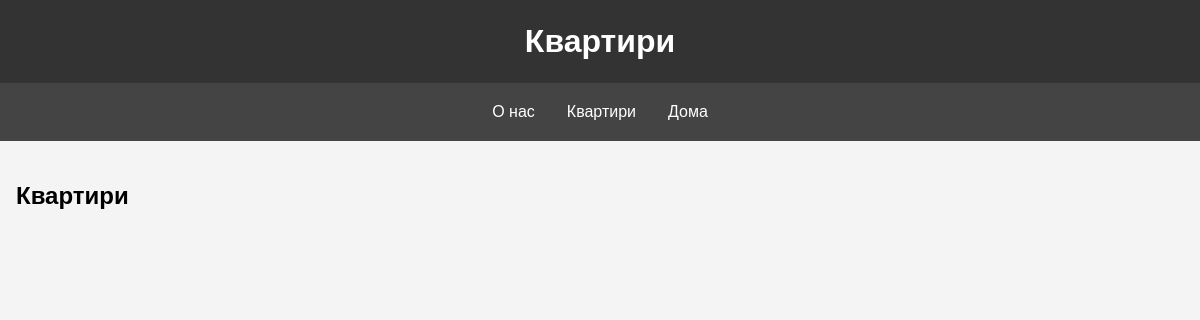
/apartments, run on an earlier commit of the app's database.
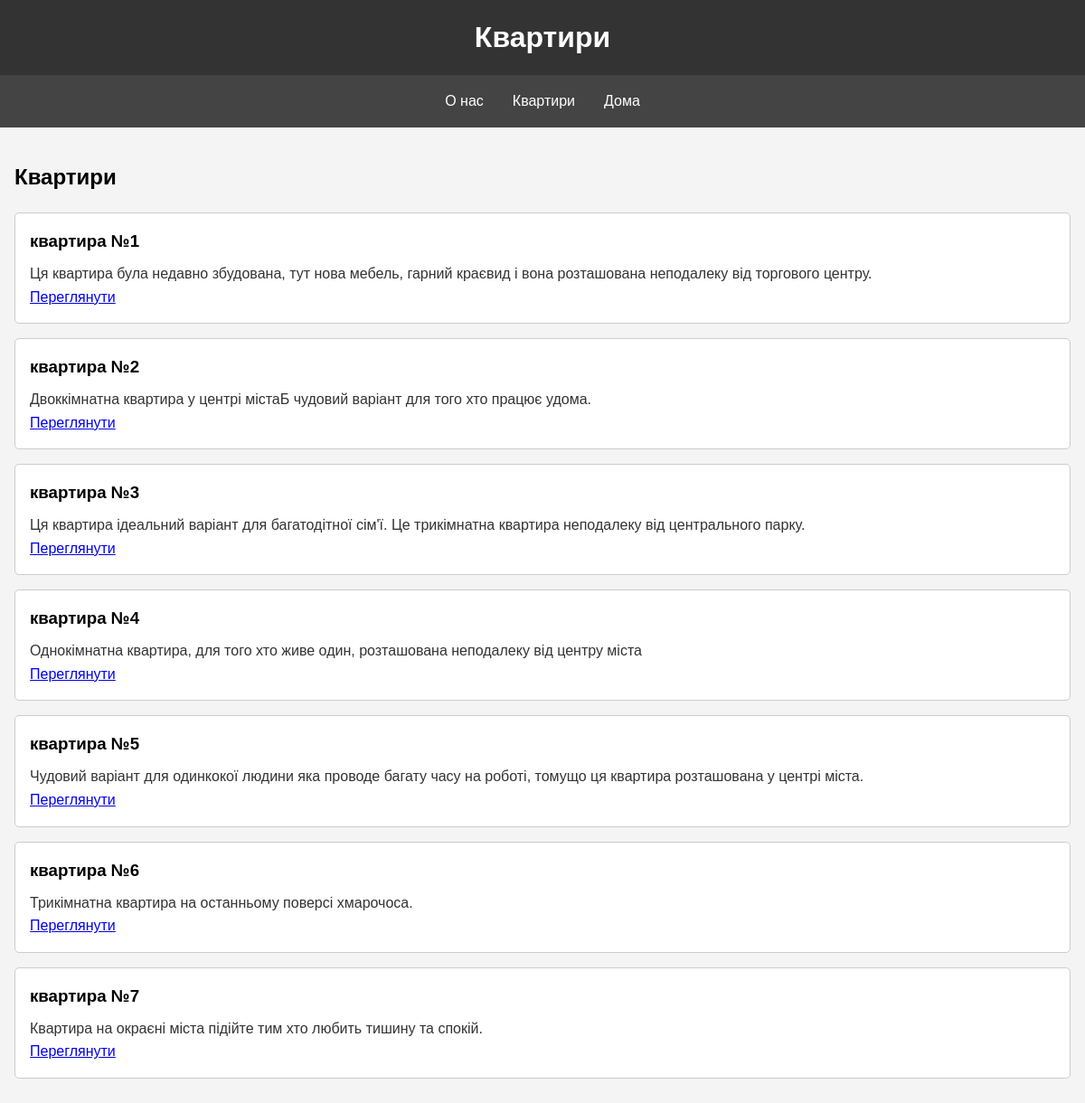
And on a later commit of the database.
### tables this page shows
CREATE TABLE flat(id INTEGER PRIMARY KEY AUTOINCREMENT,name VARCHAR(255),description VARCHAR(255),price INTEGER,rooms INTEGER,square INTEGERimage_name VARCHAR(255));

### main.py (the view)
@app.route("/apartments")
def apartments():
    conn = sqlite3.connect("database.sqlite")
    cursor = conn.cursor()
    cards = cursor.execute("SELECT * FROM flat").fetchall()
    return render_template("apartments.html", cards=cards)

### templates/apartments.html (shortened to what this page needs)
<!DOCTYPE html>
<html lang="ru">
<head>
</head>
<body>
    <header>
        <h1>Квартири</h1>
    </header>
    <nav>
        <a href="{{url_for('about')}}">О нас</a>
        <a href="{{url_for('apartments')}}">Квартири</a>
        <a href="{{url_for('houses')}}">Дома</a>
    </nav>
    <section>
        <h2>Квартири</h2>
        {% for card in cards %}
            <div class="property">
                <h3>{{card[1]}}</h3>
                <p>{{card[2]}}</p>
                <a href="{{url_for('info', p_type='flat', p_id=card[0])}}">Переглянути</a>
            </div>
        {% endfor %}
    </section>
</body>
</html>

### templates/apartments.html (style rules this page uses)
body { font-family: Arial, sans-serif; line-height: 1.6; margin: 0; padding: 0; background-color: #f4f4f4; }
header { background: #333; color: #fff; padding: 1rem 0; text-align: center; }
header h1 { margin: 0; }
nav { display: flex; justify-content: center; background: #444; }
nav a { color: #fff; padding: 1rem; text-decoration: none; }
section { padding: 1rem; }
.property { background: #fff; margin: 1rem 0; padding: 1rem; border: 1px solid #ccc; border-radius: 5px; }
.property h3 { margin: 0 0 0.5rem 0; }
.property p { margin: 0; color: #333; }

What changed in the data, as far as the page shows it:
added flat: name "квартира №1", description "Ця квартира була недавно збудована, тут нова мебель, гарний краєвид і вона розташована неподалеку від торгового центру."
added flat: name "квартира №2", description "Двоккімнатна квартира у центрі містаБ чудовий варіант для того хто працює удома."
added flat: name "квартира №3", description "Ця квартира ідеальний варіант для багатодітної сім'ї. Це трикімнатна квартира неподалеку від центрального парку."
added flat: name "квартира №4", description "Однокімнатна квартира, для того хто живе один, розташована неподалеку від центру міста"
added flat: name "квартира №5", description "Чудовий варіант для одинкокої людини яка проводе багату часу на роботі, томущо ця квартира розташована у центрі міста."
added flat: name "квартира №6", description "Трикімнатна квартира на останньому поверсі хмарочоса."
added flat: name "квартира №7", description "Квартира на окраєні міста підійте тим хто любить тишину та спокій."
